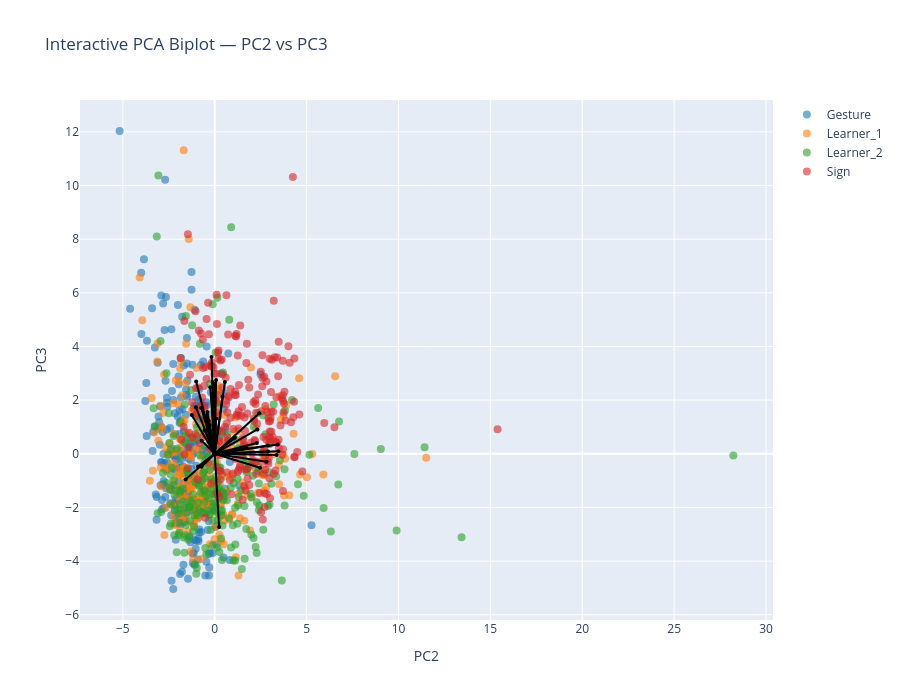

The cell this chart's notebook holds for it:
### Markdown cell above
### Biplot PC2-PC3

### Code cell
pcs_to_plot = [2, 3]  # PC1–PC2

sig_features_GS = (
    df_sig_vars_GS[
        (df_sig_vars_GS["sig_loading"]) &
        (df_sig_vars_GS["PC"].isin(pcs_to_plot))
    ]["feature"]
    .unique()
)

feature_names = df_clean.columns[:-1]
selected_vars = [feature_names.get_loc(f) for f in sig_features_GS if f in feature_names]

arrow_strength = (
    df_sig_vars_GS[df_sig_vars_GS["PC"].isin([pcs_to_plot])]
    .groupby("feature")["index_loading"]
    .mean()
    .to_dict()
)

interactive_PCA_biplot(
    score=x_new_GS, 
    coeff=loadings_GS, 
    labels=feature_names, 
    y=y, 
    selected_vars=selected_vars, 
    pc_x=pcs_to_plot[0], pc_y=pcs_to_plot[1],
    show_labels=False,
    le=le,
    arrow_strength=arrow_strength
)

# static plot
static_PCA_biplot(
    score=x_new_GS, 
    coeff=loadings_GS, 
    labels=feature_names, 
    y=y, 
    selected_vars=selected_vars, 
    pc_x=pcs_to_plot[0], pc_y=pcs_to_plot[1],
    show_labels=False,
    arrow_strength=arrow_strength,
    le=le,
    save_path=os.path.join(curfolder, "Plots", "PCA_GS_all_PC2_3_biplot.png")
)

### Figure 1 — Plotly figure (JSON) as saved in the notebook; plotly's stock layout.template omitted (floating-point values rounded to 4 significant figures; data arrays with more than 128 entries replaced by an {"elided": "..."} marker saying what was removed)
{"data": [{"hoverinfo": "text", "marker": {"color": "#1f77b4", "opacity": 0.6, "size": 8}, "mode": "markers", "name": "Gesture", "showlegend": true, "text": {"elided": "248 str values"}, "type": "scatter", "x": {"elided": "248 float values"}, "y": {"elided": "248 float values"}}, {"hoverinfo": "text", "marker": {"color": "#ff7f0e", "opacity": 0.6, "size": 8}, "mode": "markers", "name": "Learner_1", "showlegend": true, "text": {"elided": "244 str values"}, "type": "scatter", "x": {"elided": "244 float values"}, "y": {"elided": "244 float values"}}, {"hoverinfo": "text", "marker": {"color": "#2ca02c", "opacity": 0.6, "size": 8}, "mode": "markers", "name": "Learner_2", "showlegend": true, "text": {"elided": "240 str values"}, "type": "scatter", "x": {"elided": "240 float values"}, "y": {"elided": "240 float values"}}, {"hoverinfo": "text", "marker": {"color": "#d62728", "opacity": 0.6, "size": 8}, "mode": "markers", "name": "Sign", "showlegend": true, "text": {"elided": "239 str values"}, "type": "scatter", "x": {"elided": "239 float values"}, "y": {"elided": "239 float values"}}, {"hoverinfo": "text", "hovertext": "gross__rhythm__arm_speed_peak_n", "line": {"color": "black"}, "marker": {"size": 4}, "mode": "lines+markers", "showlegend": false, "textposition": "top center", "type": "scatter", "x": [0, -1.025], "y": [0, 1.739]}, {"hoverinfo": "text", "hovertext": "gross__variability__arm_acc_peak_std", "line": {"color": "black"}, "marker": {"size": 4}, "mode": "lines+markers", "showlegend": false, "textposition": "top center", "type": "scatter", "x": [0, -0.714], "y": [0, 0.4906]}, {"hoverinfo": "text", "hovertext": "gross__rhythm__arm_acc_peak_n", "line": {"color": "black"}, "marker": {"size": 4}, "mode": "lines+markers", "showlegend": false, "textposition": "top center", "type": "scatter", "x": [0, -1.249], "y": [0, 1.448]}, {"hoverinfo": "text", "hovertext": "gross__magnitude__arm_speed_integral", "line": {"color": "black"}, "marker": {"size": 4}, "mode": "lines+markers", "showlegend": false, "textposition": "top center", "type": "scatter", "x": [0, -1.011], "y": [0, 2.694]}, {"hoverinfo": "text", "hovertext": "gross__smoothness__arm_intermittency", "line": {"color": "black"}, "marker": {"size": 4}, "mode": "lines+markers", "showlegend": false, "textposition": "top center", "type": "scatter", "x": [0, -1.587], "y": [0, -0.962]}, {"hoverinfo": "text", "hovertext": "gross__rhythm__band3_centroid_totalarm", "line": {"color": "black"}, "marker": {"size": 4}, "mode": "lines+markers", "showlegend": false, "textposition": "top center", "type": "scatter", "x": [0, 1.029], "y": [0, 0.5704]}, {"hoverinfo": "text", "hovertext": "gross__rhythm__band3_entropy_totalarm", "line": {"color": "black"}, "marker": {"size": 4}, "mode": "lines+markers", "showlegend": false, "textposition": "top center", "type": "scatter", "x": [0, 1.102], "y": [0, 0.6004]}, {"hoverinfo": "text", "hovertext": "gross__magnitude__bbmv_arms_total", "line": {"color": "black"}, "marker": {"size": 4}, "mode": "lines+markers", "showlegend": false, "textposition": "top center", "type": "scatter", "x": [0, -0.7342], "y": [0, 1.706]}, {"hoverinfo": "text", "hovertext": "fine__handshape__fingertip_spread_mean", "line": {"color": "black"}, "marker": {"size": 4}, "mode": "lines+markers", "showlegend": false, "textposition": "top center", "type": "scatter", "x": [0, 3.435], "y": [0, 0.3455]}, {"hoverinfo": "text", "hovertext": "fine__variability__fingertip_spread_std", "line": {"color": "black"}, "marker": {"size": 4}, "mode": "lines+markers", "showlegend": false, "textposition": "top center", "type": "scatter", "x": [0, 3.368], "y": [0, -0.04192]}, {"hoverinfo": "text", "hovertext": "fine__handshape__thumb_index_mean", "line": {"color": "black"}, "marker": {"size": 4}, "mode": "lines+markers", "showlegend": false, "textposition": "top center", "type": "scatter", "x": [0, 3.464], "y": [0, 0.09291]}, {"hoverinfo": "text", "hovertext": "fine__variability__thumb_index_std", "line": {"color": "black"}, "marker": {"size": 4}, "mode": "lines+markers", "showlegend": false, "textposition": "top center", "type": "scatter", "x": [0, 2.906], "y": [0, 0.0853]}, {"hoverinfo": "text", "hovertext": "fine__handshape__mcp_tip_mean", "line": {"color": "black"}, "marker": {"size": 4}, "mode": "lines+markers", "showlegend": false, "textposition": "top center", "type": "scatter", "x": [0, 2.82], "y": [0, -0.2936]}, {"hoverinfo": "text", "hovertext": "fine__variability__mcp_tip_std", "line": {"color": "black"}, "marker": {"size": 4}, "mode": "lines+markers", "showlegend": false, "textposition": "top center", "type": "scatter", "x": [0, 2.465], "y": [0, -0.5192]}, {"hoverinfo": "text", "hovertext": "fine__handshape__thumb_opposition_mean", "line": {"color": "black"}, "marker": {"size": 4}, "mode": "lines+markers", "showlegend": false, "textposition": "top center", "type": "scatter", "x": [0, 2.289], "y": [0, 0.4005]}, {"hoverinfo": "text", "hovertext": "fine__variability__thumb_opposition_std", "line": {"color": "black"}, "marker": {"size": 4}, "mode": "lines+markers", "showlegend": false, "textposition": "top center", "type": "scatter", "x": [0, 1.717], "y": [0, 0.2253]}, {"hoverinfo": "text", "hovertext": "fine__handshape__handshape_size_mean", "line": {"color": "black"}, "marker": {"size": 4}, "mode": "lines+markers", "showlegend": false, "textposition": "top center", "type": "scatter", "x": [0, -0.7136], "y": [0, -0.4813]}, {"hoverinfo": "text", "hovertext": "fine__variability__handshape_size_std", "line": {"color": "black"}, "marker": {"size": 4}, "mode": "lines+markers", "showlegend": false, "textposition": "top center", "type": "scatter", "x": [0, -0.9078], "y": [0, -0.4769]}, {"hoverinfo": "text", "hovertext": "fine__variability__handshape_variability", "line": {"color": "black"}, "marker": {"size": 4}, "mode": "lines+markers", "showlegend": false, "textposition": "top center", "type": "scatter", "x": [0, 2.895], "y": [0, 0.31]}, {"hoverinfo": "text", "hovertext": "fine__magnitude__flexion_speed_mean", "line": {"color": "black"}, "marker": {"size": 4}, "mode": "lines+markers", "showlegend": false, "textposition": "top center", "type": "scatter", "x": [0, 2.427], "y": [0, 1.512]}, {"hoverinfo": "text", "hovertext": "fine__variability__flexion_speed_std", "line": {"color": "black"}, "marker": {"size": 4}, "mode": "lines+markers", "showlegend": false, "textposition": "top center", "type": "scatter", "x": [0, 2.317], "y": [0, 0.9066]}, {"hoverinfo": "text", "hovertext": "fine__coordination__finger_independence", "line": {"color": "black"}, "marker": {"size": 4}, "mode": "lines+markers", "showlegend": false, "textposition": "top center", "type": "scatter", "x": [0, 0.9342], "y": [0, 0.07272]}, {"hoverinfo": "text", "hovertext": "gross__magnitude__arm_speed_Gmean", "line": {"color": "black"}, "marker": {"size": 4}, "mode": "lines+markers", "showlegend": false, "textposition": "top center", "type": "scatter", "x": [0, -0.1739], "y": [0, 3.607]}, {"hoverinfo": "text", "hovertext": "gross__variability__arm_speed_Gstd", "line": {"color": "black"}, "marker": {"size": 4}, "mode": "lines+markers", "showlegend": false, "textposition": "top center", "type": "scatter", "x": [0, -0.5192], "y": [0, 1.375]}, {"hoverinfo": "text", "hovertext": "gross__magnitude__arm_speed_peak_mean", "line": {"color": "black"}, "marker": {"size": 4}, "mode": "lines+markers", "showlegend": false, "textposition": "top center", "type": "scatter", "x": [0, -0.4347], "y": [0, 1.44]}, {"hoverinfo": "text", "hovertext": "gross__rhythm__arm_speed_peak_rate", "line": {"color": "black"}, "marker": {"size": 4}, "mode": "lines+markers", "showlegend": false, "textposition": "top center", "type": "scatter", "x": [0, 0.07444], "y": [0, 2.748]}, {"hoverinfo": "text", "hovertext": "gross__magnitude__arm_acc_Gmean", "line": {"color": "black"}, "marker": {"size": 4}, "mode": "lines+markers", "showlegend": false, "textposition": "top center", "type": "scatter", "x": [0, -0.008457], "y": [0, 2.609]}, {"hoverinfo": "text", "hovertext": "gross__variability__arm_acc_Gstd", "line": {"color": "black"}, "marker": {"size": 4}, "mode": "lines+markers", "showlegend": false, "textposition": "top center", "type": "scatter", "x": [0, -0.5507], "y": [0, 0.8817]}, {"hoverinfo": "text", "hovertext": "gross__magnitude__arm_acc_peak_mean", "line": {"color": "black"}, "marker": {"size": 4}, "mode": "lines+markers", "showlegend": false, "textposition": "top center", "type": "scatter", "x": [0, -0.3603], "y": [0, 0.876]}, {"hoverinfo": "text", "hovertext": "gross__rhythm__arm_acc_peak_rate", "line": {"color": "black"}, "marker": {"size": 4}, "mode": "lines+markers", "showlegend": false, "textposition": "top center", "type": "scatter", "x": [0, -0.1162], "y": [0, 2.673]}, {"hoverinfo": "text", "hovertext": "gross__rhythm__arm_acc_mod_depth", "line": {"color": "black"}, "marker": {"size": 4}, "mode": "lines+markers", "showlegend": false, "textposition": "top center", "type": "scatter", "x": [0, -0.2103], "y": [0, 0.6841]}, {"hoverinfo": "text", "hovertext": "gross__rhythm__arm_speed_sampen", "line": {"color": "black"}, "marker": {"size": 4}, "mode": "lines+markers", "showlegend": false, "textposition": "top center", "type": "scatter", "x": [0, 0.5541], "y": [0, 2.674]}, {"hoverinfo": "text", "hovertext": "gross__smoothness__arm_sparc", "line": {"color": "black"}, "marker": {"size": 4}, "mode": "lines+markers", "showlegend": false, "textposition": "top center", "type": "scatter", "x": [0, -0.2752], "y": [0, 1.063]}, {"hoverinfo": "text", "hovertext": "gross__rhythm__band1_band_power_totalarm", "line": {"color": "black"}, "marker": {"size": 4}, "mode": "lines+markers", "showlegend": false, "textposition": "top center", "type": "scatter", "x": [0, 0.2375], "y": [0, -2.724]}, {"hoverinfo": "text", "hovertext": "gross__rhythm__band1_centroid_totalarm", "line": {"color": "black"}, "marker": {"size": 4}, "mode": "lines+markers", "showlegend": false, "textposition": "top center", "type": "scatter", "x": [0, 0.4235], "y": [0, 2.135]}, {"hoverinfo": "text", "hovertext": "gross__rhythm__band2_band_power_totalarm", "line": {"color": "black"}, "marker": {"size": 4}, "mode": "lines+markers", "showlegend": false, "textposition": "top center", "type": "scatter", "x": [0, -0.2424], "y": [0, 2.483]}, {"hoverinfo": "text", "hovertext": "gross__rhythm__band2_centroid_totalarm", "line": {"color": "black"}, "marker": {"size": 4}, "mode": "lines+markers", "showlegend": false, "textposition": "top center", "type": "scatter", "x": [0, -0.3986], "y": [0, 1.558]}, {"hoverinfo": "text", "hovertext": "gross__rhythm__band2_entropy_totalarm", "line": {"color": "black"}, "marker": {"size": 4}, "mode": "lines+markers", "showlegend": false, "textposition": "top center", "type": "scatter", "x": [0, -0.3211], "y": [0, 1.231]}, {"hoverinfo": "text", "hovertext": "gross__rhythm__band3_band_power_totalarm", "line": {"color": "black"}, "marker": {"size": 4}, "mode": "lines+markers", "showlegend": false, "textposition": "top center", "type": "scatter", "x": [0, -0.1332], "y": [0, 2.229]}, {"hoverinfo": "text", "hovertext": "fine__variability__flexion_entropy", "line": {"color": "black"}, "marker": {"size": 4}, "mode": "lines+markers", "showlegend": false, "textposition": "top center", "type": "scatter", "x": [0, 0.07758], "y": [0, 1.316]}], "layout": {"height": 700, "hovermode": "closest", "title": {"text": "Interactive PCA Biplot — PC2 vs PC3"}, "width": 900, "xaxis": {"title": {"text": "PC2"}}, "yaxis": {"title": {"text": "PC3"}}}}
